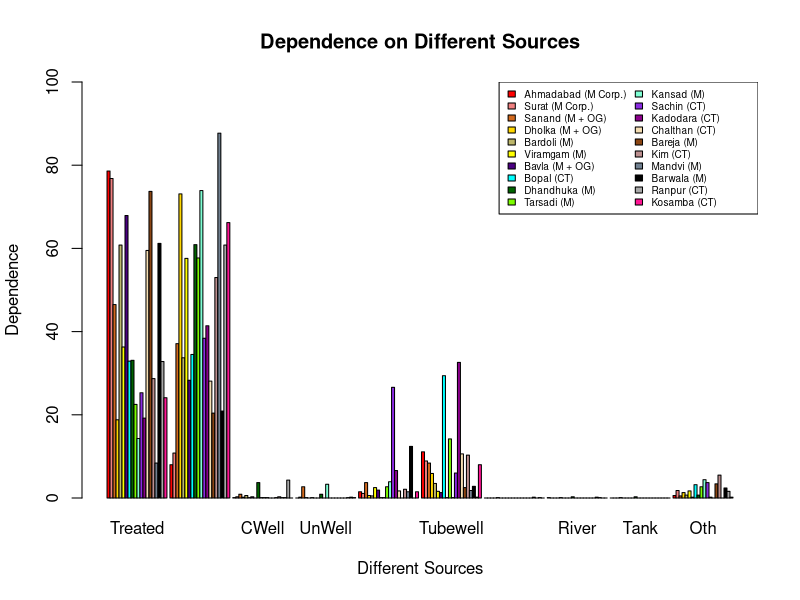

Write the R code that produced this figure.
# 5. Prepare appropriate graphs to show and compare the dependence on different sources of water for the top 20 
#     (by population) urban centres.

# Importing Data
Water_Data = read.csv("water_data.csv")

# Sorted by Population
Sorted = Water_Data[with(Water_Data, order(-Total.Population.of.Town)),]

# Segregating Data
Treated = Sorted$Tapwater.from.treated.source[1:20]
Untreated = Sorted$Tapwater.from.un.treated.source[1:20]
CWell = Sorted$Covered.well[1:20]
UnWell = Sorted$Un.covered.well[1:20]
Handpump = Sorted$Handpump[1:20]
Tubewell = Sorted$Tubewell.Borehole[1:20]
Spring = Sorted$Spring[1:20]
River = Sorted$River..Canal[1:20]
Tank = Sorted$Tank..Pond..Lake[1:20]
Oth = Sorted$Other.sources[1:20]

# Combining Data
z = cbind(Treated, Untreated, CWell, UnWell, Handpump, Tubewell, Spring, River, Tank, Oth)

# Plotting
barplot(z,
        beside=T, 
        ylim = c(0,100), 
        xlab = "Different Sources",
        ylab = "Dependence",
        main= "Dependence on Different Sources",
        col = c("#FF0000", "#F08080", "#D2691E","#FFD700", "#BDB76B", "#FFFF00", "#4B0082",  '#00FFFF', 
                "#006400","#7CFC00", '#7FFFD4', "#8A2BE2", "#8B008B", "#F5DEB3", "#8B4513", "#BC8F8F",
                "#708090", "#000000", "#A9A9A9",  "#FF1493"))
legend(x = "topright",
       legend = c("Ahmadabad (M Corp.)", "Surat (M Corp.)", "Sanand (M + OG)", "Dholka (M + OG)", 
                  "Bardoli (M)", "Viramgam (M)", "Bavla (M + OG)", "Bopal (CT)", "Dhandhuka (M)",
                  "Tarsadi (M)", "Kansad (M)", "Sachin (CT)", "Kadodara (CT)","Chalthan (CT)", 
                  "Bareja (M)", "Kim (CT)", "Mandvi (M)", "Barwala (M)", "Ranpur (CT)","Kosamba (CT)"),
       cex = 0.6,
       ncol = 2,
       fill = c("#FF0000", "#F08080", "#D2691E","#FFD700", "#BDB76B", "#FFFF00", "#4B0082",  '#00FFFF', 
                "#006400","#7CFC00", '#7FFFD4', "#8A2BE2", "#8B008B", "#F5DEB3", "#8B4513", "#BC8F8F",
                "#708090", "#000000", "#A9A9A9",  "#FF1493"))
